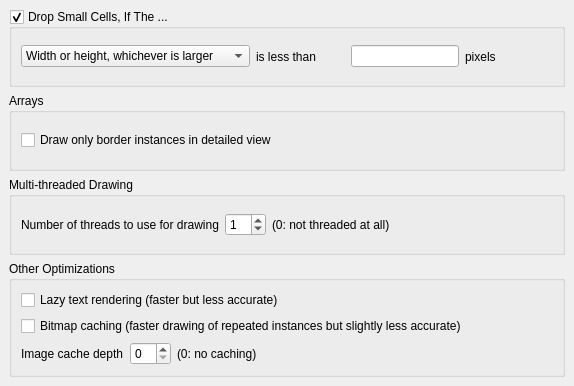
<?xml version="1.0" encoding="UTF-8"?>
<ui version="4.0">
 <class>LayoutViewConfigPage3f</class>
 <widget class="QFrame" name="LayoutViewConfigPage3f">
  <property name="geometry">
   <rect>
    <x>0</x>
    <y>0</y>
    <width>574</width>
    <height>386</height>
   </rect>
  </property>
  <property name="windowTitle">
   <string>Settings</string>
  </property>
  <layout class="QVBoxLayout">
   <property name="spacing">
    <number>6</number>
   </property>
   <property name="margin">
    <number>9</number>
   </property>
   <item>
    <widget class="QGroupBox" name="drop_small_cells_cbx">
     <property name="title">
      <string>Drop Small Cells, If The ...</string>
     </property>
     <property name="checkable">
      <bool>true</bool>
     </property>
     <layout class="QVBoxLayout">
      <property name="spacing">
       <number>6</number>
      </property>
      <property name="margin">
       <number>9</number>
      </property>
      <item>
       <layout class="QHBoxLayout">
        <property name="spacing">
         <number>6</number>
        </property>
        <property name="margin">
         <number>0</number>
        </property>
        <item>
         <widget class="QComboBox" name="drop_small_cells_cond_cb">
          <property name="sizePolicy">
           <sizepolicy hsizetype="Fixed" vsizetype="Fixed">
            <horstretch>0</horstretch>
            <verstretch>0</verstretch>
           </sizepolicy>
          </property>
          <item>
           <property name="text">
            <string>Width or height, whichever is larger</string>
           </property>
          </item>
          <item>
           <property name="text">
            <string>Width or height, whichever is smaller</string>
           </property>
          </item>
          <item>
           <property name="text">
            <string>Width plus height</string>
           </property>
          </item>
         </widget>
        </item>
        <item>
         <widget class="QLabel" name="label">
          <property name="text">
           <string>is less than</string>
          </property>
         </widget>
        </item>
        <item>
         <widget class="QLineEdit" name="drop_small_cells_value_le">
          <property name="sizePolicy">
           <sizepolicy hsizetype="Fixed" vsizetype="Fixed">
            <horstretch>0</horstretch>
            <verstretch>0</verstretch>
           </sizepolicy>
          </property>
         </widget>
        </item>
        <item>
         <widget class="QLabel" name="label_2">
          <property name="text">
           <string>pixels</string>
          </property>
         </widget>
        </item>
       </layout>
      </item>
     </layout>
    </widget>
   </item>
   <item>
    <widget class="QGroupBox" name="groupBox_3">
     <property name="title">
      <string>Arrays</string>
     </property>
     <layout class="QVBoxLayout">
      <property name="spacing">
       <number>6</number>
      </property>
      <property name="margin">
       <number>9</number>
      </property>
      <item>
       <widget class="QCheckBox" name="array_border_insts_cbx">
        <property name="text">
         <string>Draw only border instances in detailed view</string>
        </property>
       </widget>
      </item>
     </layout>
    </widget>
   </item>
   <item>
    <widget class="QGroupBox" name="groupBox_4">
     <property name="title">
      <string>Multi-threaded Drawing</string>
     </property>
     <layout class="QHBoxLayout">
      <property name="spacing">
       <number>6</number>
      </property>
      <property name="margin">
       <number>9</number>
      </property>
      <item>
       <widget class="QLabel" name="label_3">
        <property name="text">
         <string>Number of threads to use for drawing</string>
        </property>
       </widget>
      </item>
      <item>
       <widget class="QSpinBox" name="drawing_workers_spbx">
        <property name="value">
         <number>1</number>
        </property>
       </widget>
      </item>
      <item>
       <widget class="QLabel" name="label_4">
        <property name="text">
         <string>(0: not threaded at all)</string>
        </property>
       </widget>
      </item>
      <item>
       <spacer>
        <property name="orientation">
         <enum>Qt::Horizontal</enum>
        </property>
        <property name="sizeHint" stdset="0">
         <size>
          <width>40</width>
          <height>20</height>
         </size>
        </property>
       </spacer>
      </item>
     </layout>
    </widget>
   </item>
   <item>
    <widget class="QGroupBox" name="groupBox">
     <property name="title">
      <string>Other Optimizations</string>
     </property>
     <layout class="QGridLayout" name="gridLayout">
      <property name="margin">
       <number>9</number>
      </property>
      <item row="0" column="0" colspan="4">
       <widget class="QCheckBox" name="text_lazy_rendering_cbx">
        <property name="text">
         <string>Lazy text rendering (faster but less accurate)</string>
        </property>
       </widget>
      </item>
      <item row="1" column="0" colspan="4">
       <widget class="QCheckBox" name="bitmap_caching_cbx">
        <property name="text">
         <string>Bitmap caching (faster drawing of repeated instances but slightly less accurate)</string>
        </property>
       </widget>
      </item>
      <item row="2" column="0">
       <widget class="QLabel" name="label_5">
        <property name="text">
         <string>Image cache depth</string>
        </property>
       </widget>
      </item>
      <item row="2" column="1">
       <widget class="QSpinBox" name="image_cache_size_spbx"/>
      </item>
      <item row="2" column="3">
       <spacer name="horizontalSpacer">
        <property name="orientation">
         <enum>Qt::Horizontal</enum>
        </property>
        <property name="sizeHint" stdset="0">
         <size>
          <width>40</width>
          <height>20</height>
         </size>
        </property>
       </spacer>
      </item>
      <item row="2" column="2">
       <widget class="QLabel" name="label_6">
        <property name="text">
         <string>(0: no caching)</string>
        </property>
       </widget>
      </item>
     </layout>
    </widget>
   </item>
  </layout>
 </widget>
 <layoutdefault spacing="6" margin="11"/>
 <tabstops>
  <tabstop>drop_small_cells_cbx</tabstop>
  <tabstop>drop_small_cells_cond_cb</tabstop>
  <tabstop>drop_small_cells_value_le</tabstop>
 </tabstops>
 <resources/>
 <connections/>
</ui>
